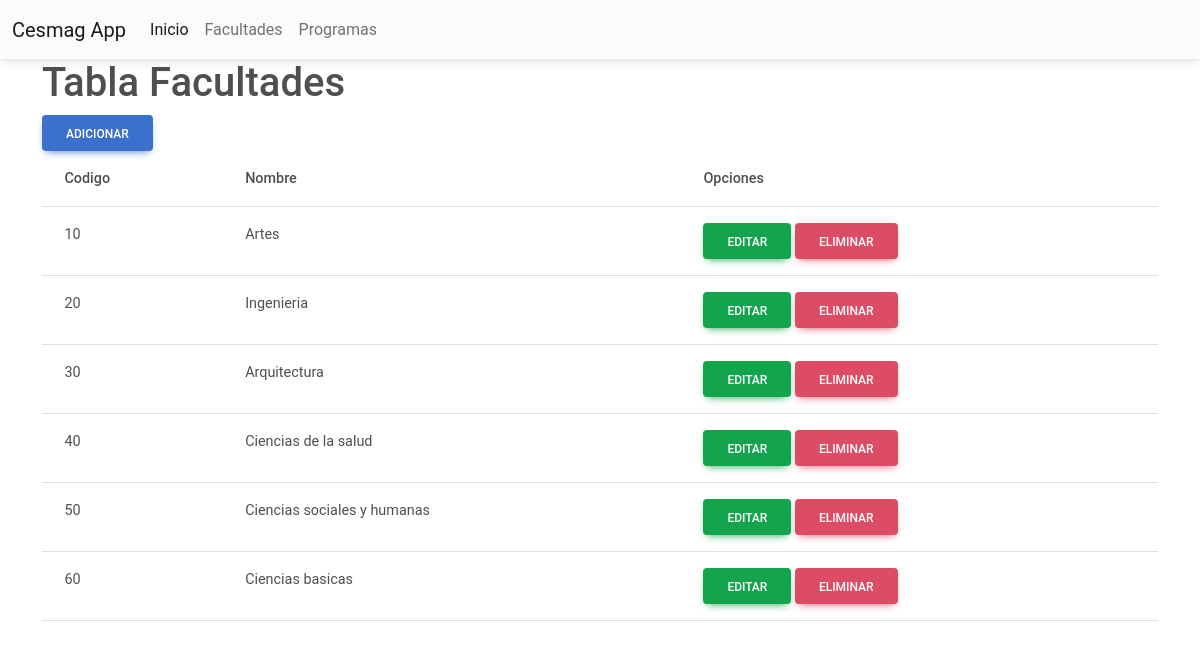
Screenshot of /facultades.php with the database file from the repository.
### tables this page shows
CREATE TABLE `facultades` (
  `codigo_fac` varchar(5) NOT NULL,
  `nombre_fac` varchar(100) NOT NULL
);

### facultades.php (the view, shortened to what this page needs)
<?php
include 'index.php';
include 'conexion.php';
?>
<div class="container">
<h1>Tabla Facultades</h1>
<div aling="right">
  <a class="btn btn-primary" href="FormRegistroFac.php">Adicionar</a>
</div>
<table class="table">
  <thead>
    <tr>
      <th scope="col">Codigo</th>
      <th scope="col">Nombre</th>
      <th scope="col">Opciones</th>
    </tr>
  </thead>
  <tbody>
  <?php
            $sql = "SELECT * FROM facultades";
            $result = $conn->query($sql);
            if ($result->num_rows > 0) {
                while($row = $result->fetch_assoc()) {
                    echo "<tr>";
                    echo "<td>".$row["codigo_fac"]."</td>";
                    echo "<td>".$row["nombre_fac"]."</td>";
                    echo "<td>
                            <a class='btn btn-success'>EDITAR</a>
                            <a class='btn btn-danger' href='eliminarFac.php?id=".$row["codigo_fac"]."'>Eliminar</a>
                         </td>";
                }
            } else {
                echo "0 resultados";
            }
        ?>
  </tbody>
</table>
          </div>

### index.php (shortened to what this page needs)
<!DOCTYPE html>
<html lang="en">
<head>
    <link rel="stylesheet" href="css/mdb.min.css">
</head>
<body>
<nav class="navbar navbar-expand-lg navbar-light bg-light">
  <div class="container-fluid">
    <a class="navbar-brand" href="#">Cesmag App</a>
    <div class="collapse navbar-collapse" id="navbarNav">
      <ul class="navbar-nav">
        <li class="nav-item">
          <a class="nav-link active" aria-current="page" href="index.php">Inicio</a>
        </li>
        <li class="nav-item">
          <a class="nav-link" href="facultades.php">Facultades</a>
        </li>
        <li class="nav-item">
          <a class="nav-link" href="programas.php">Programas</a>
        </li>
      </ul>
    </div>
  </div>
</nav>
</body>
</html>

### rows the page displays
facultades: codigo_fac "10", nombre_fac "Artes"
facultades: codigo_fac "20", nombre_fac "Ingenieria"
facultades: codigo_fac "30", nombre_fac "Arquitectura"
facultades: codigo_fac "40", nombre_fac "Ciencias de la salud"
facultades: codigo_fac "50", nombre_fac "Ciencias sociales y humanas"
facultades: codigo_fac "60", nombre_fac "Ciencias basicas"
